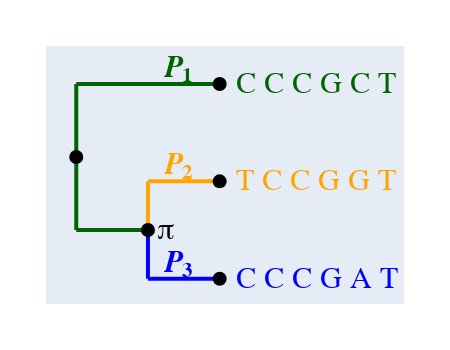

Notebook code cell kept with this figure:
### Code cell
from cogent3 import make_tree

def make_annotation(text, x, y, fontsize, color):
    annot = dict(text=text, x=x, y=y,
            showarrow=False, xanchor="left",
            font=dict(size=fontsize,
                        family="Inconsolata, monospace", color=color))
    return annot

def add_text_annotation(fig, name_text_colour, fontsize=24):
    """adds an annotation to the figure"""
    annotes = []
    num = 1
    for name, val in name_text_colour.items():
        node = fig.tree.get_node_matching_name(name)
        annot = make_annotation(val["text"], 1.1 * node.x,
                                node.y, fontsize, val["color"])
        annotes.append(annot)
        if name.startswith("edge"):
            continue

        annot = make_annotation(f"<b><i>P</i><sub>{num}</sub><b>",
                                node.x - 0.4, 0.2 + node.y,
                                fontsize, val["color"])
        annotes.append(annot)

        num += 1

    fig.figure.layout.annotations = tuple(annotes)
    return fig

tree = make_tree("(A,(B,C))")
fig = tree.get_figure()
fig.line_width = 4
fig.marker = 14
fig.tips_as_text = False
fig.style_edges(["A", "edge.0"], line=dict(color="darkgreen"))
fig.style_edges("B", line=dict(color="orange"))
fig.style_edges("C", line=dict(color="blue"))
name_seq_colour = {"A": dict(color="darkgreen", text="C C C G C T"),
                        "B":dict(color="orange", text="T C C G G T"),
                        "C": dict(color="blue", text="C C C G A T"),
                        "edge.0": dict(color="black", text="π"),
                        }

fig = add_text_annotation(fig, name_seq_colour, fontsize=30)
fig.show(width=450, height=350)
fig.write("phylo.pdf")

### Figure 1 — Plotly figure (JSON) as saved in the notebook; plotly's stock layout.template omitted (floating-point values rounded to 4 significant figures)
{"data": [{"line": {"color": "black", "shape": "spline", "smoothing": 1.3, "width": 4}, "mode": "lines", "showlegend": false, "type": "scatter", "x": [null, null], "y": [null, null]}, {"line": {"color": "darkgreen", "width": 4}, "mode": "lines", "type": "scatter", "x": [0, 0, null, 0, 1, null, 0, 0, null, 0, 0.5, null], "y": [0.325, 1.3, null, 1.3, 1.3, null, 0.325, -0.65, null, -0.65, -0.65, null]}, {"line": {"color": "orange", "width": 4}, "mode": "lines", "type": "scatter", "x": [0.5, 0.5, null, 0.5, 1, null], "y": [-0.65, 0, null, 0, 0, null]}, {"line": {"color": "blue", "width": 4}, "mode": "lines", "type": "scatter", "x": [0.5, 0.5, null, 0.5, 1, null], "y": [-0.65, -1.3, null, -1.3, -1.3, null]}, {"hoverinfo": "text", "marker": {"color": "black", "size": 14, "symbol": "circle"}, "mode": "markers", "showlegend": false, "text": ["root", "A", "edge.0", "B", "C"], "type": "scatter", "x": [0, 1, 0.5, 1, 1], "y": [0.325, 1.3, -0.65, 0, -1.3]}], "layout": {"annotations": [{"font": {"color": "darkgreen", "family": "Inconsolata, monospace", "size": 30}, "showarrow": false, "text": "C C C G C T", "x": 1.1, "xanchor": "left", "y": 1.3}, {"font": {"color": "darkgreen", "family": "Inconsolata, monospace", "size": 30}, "showarrow": false, "text": "<b><i>P</i><sub>1</sub><b>", "x": 0.6, "xanchor": "left", "y": 1.5}, {"font": {"color": "orange", "family": "Inconsolata, monospace", "size": 30}, "showarrow": false, "text": "T C C G G T", "x": 1.1, "xanchor": "left", "y": 0}, {"font": {"color": "orange", "family": "Inconsolata, monospace", "size": 30}, "showarrow": false, "text": "<b><i>P</i><sub>2</sub><b>", "x": 0.6, "xanchor": "left", "y": 0.2}, {"font": {"color": "blue", "family": "Inconsolata, monospace", "size": 30}, "showarrow": false, "text": "C C C G A T", "x": 1.1, "xanchor": "left", "y": -1.3}, {"font": {"color": "blue", "family": "Inconsolata, monospace", "size": 30}, "showarrow": false, "text": "<b><i>P</i><sub>3</sub><b>", "x": 0.6, "xanchor": "left", "y": -1.1}, {"font": {"color": "black", "family": "Inconsolata, monospace", "size": 30}, "showarrow": false, "text": "π", "x": 0.55, "xanchor": "left", "y": -0.65}], "autosize": true, "font": {"family": "Balto", "size": 14}, "height": 350, "hovermode": "closest", "margin": {"b": 50, "l": 50, "pad": 4, "r": 50, "t": 50}, "showlegend": false, "width": 450, "xaxis": {"visible": false}, "yaxis": {"visible": false}}}
